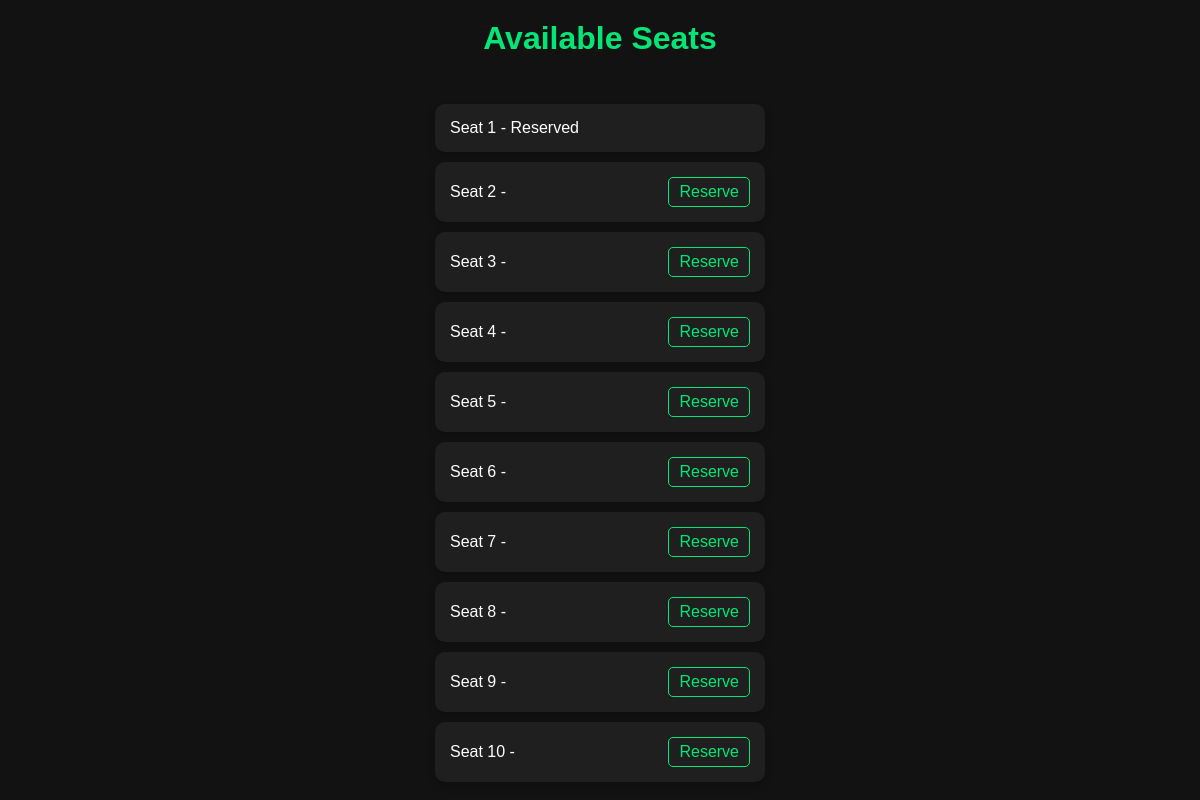
The page / on the database its author committed.
### reservations/models.py (models this page shows, shortened)
class Seat(models.Model):
    number = models.CharField(max_length=10)
    is_reserved = models.BooleanField(default=False)

### reservations/views.py (the view)
# urls.py: path('', views.seat_list, name='seat_list'),
def seat_list(request):
    seats = Seat.objects.all()
    return render(request, 'reservations/seat_list.html', {'seats': seats})

### reservations/templates/reservations/seat_list.html (shortened to what this page needs)
<!DOCTYPE html>
<html>
<head>
</head>
<body>
    <h1>Available Seats</h1>
    <ul>
        {% for seat in seats %}
            <li>
                Seat {{ seat.number }}
                {% if not seat.is_reserved %}
                    - <a href="{% url 'reserve_seat' seat.id %}">Reserve</a>
                {% else %}
                    - Reserved
                {% endif %}
            </li>
        {% endfor %}
    </ul>
</body>
</html>

### reservations/templates/reservations/seat_list.html (style rules this page uses)
body { font-family: 'Arial', sans-serif; background-color: #121212; color: #FFFFFF; margin: 0; padding: 0; display: flex; flex-direction: column; align-items: center; height: 100vh; }
h1 { color: #00E676; margin-top: 20px; }
ul { list-style-type: none; padding: 0; }
li { background: #1F1F1F; margin: 10px 0; padding: 15px; border-radius: 10px; box-shadow: 0 4px 8px rgba(0, 0, 0, 0.2); display: flex; justify-content: space-between; align-items: center; width: 300px; }
a { color: #00E676; text-decoration: none; padding: 5px 10px; border-radius: 5px; border: 1px solid #00E676; }

### rows shown on the page
Seat: number "1", is_reserved "- Reserved"
Seat: number "2", is_reserved "Reserve"
Seat: number "3", is_reserved "Reserve"
Seat: number "4", is_reserved "Reserve"
Seat: number "5", is_reserved "Reserve"
Seat: number "6", is_reserved "Reserve"
Seat: number "7", is_reserved "Reserve"
Seat: number "8", is_reserved "Reserve"
Seat: number "9", is_reserved "Reserve"
Seat: number "10", is_reserved "Reserve"
